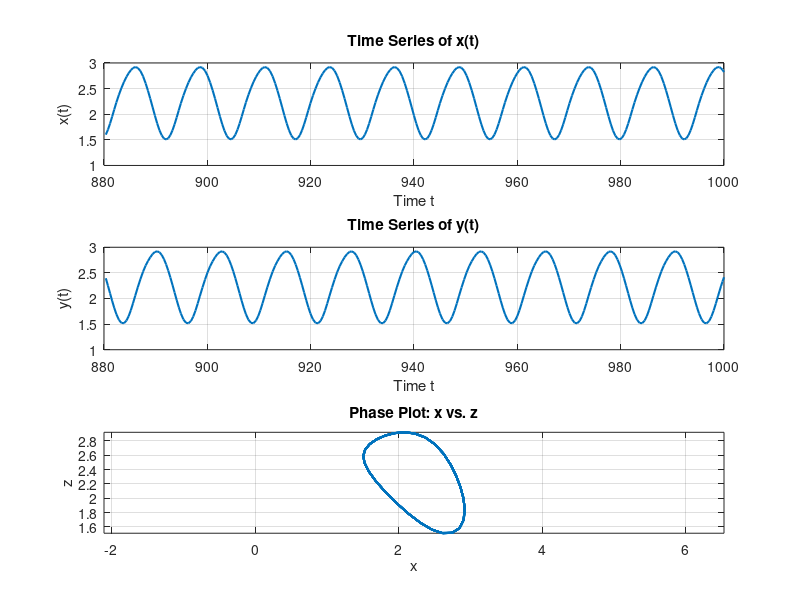

MATLAB code to generate this figure:
function attractor_main()
% attractor_main - Simulation of a one-parameter attractor system using ode45
%
% Equations of the system:
%   dx/dt = -α * x + sin(y)
%   dy/dt = -α * y + sin(z)
%   dz/dt = -α * z + sin(x)
%
% This function simulates a nonlinear attractor system and plots the time series
% for x(t) and y(t), as well as a phase plot of x versus z after removing transient dynamics.
%
% Author: Sabneet Bains
% Date: [Current Date]
% License: MIT License

    try
        %% Parameters
        alpha = 0.30;  % Constant parameter

        %% Define the Attractor System
        % p(1)=x, p(2)=y, p(3)=z
        attractor = @(t, p) [-alpha * p(1) + sin(p(2));
                             -alpha * p(2) + sin(p(3));
                             -alpha * p(3) + sin(p(1))];

        %% Generate Random Initial Conditions
        % Generate initial conditions in the interval [0, 10]
        rng('shuffle');
        x0 = 10 * rand;
        y0 = 10 * rand;
        z0 = 10 * rand;
        initialConditions = [x0; y0; z0];

        %% Numerical Integration with ode45
        tspan = [0 1000];
        [t, p] = ode45(attractor, tspan, initialConditions);

        %% Remove Transient Dynamics
        % Define the transient removal index. If the data length is shorter than expected,
        % use the full data.
        transientIndex = min(2000, length(t));
        t_trim = t(transientIndex:end);
        p_trim = p(transientIndex:end, :);

        %% Plotting Results
        figure;
        subplot(3, 1, 1);
        plot(t_trim, p_trim(:, 1), 'LineWidth', 1.5);
        grid on;
        xlabel('Time t');
        ylabel('x(t)');
        title('Time Series of x(t)');

        subplot(3, 1, 2);
        plot(t_trim, p_trim(:, 2), 'LineWidth', 1.5);
        grid on;
        xlabel('Time t');
        ylabel('y(t)');
        title('Time Series of y(t)');

        subplot(3, 1, 3);
        plot(p_trim(:, 1), p_trim(:, 3), 'LineWidth', 1.5);
        grid on;
        xlabel('x');
        ylabel('z');
        title('Phase Plot: x vs. z');
        axis equal;
        
    catch ME
        fprintf('An error occurred: %s\n', ME.message);
    end
end

% Run the main function if the script is executed directly
if ~isdeployed
    attractor_main();
end
